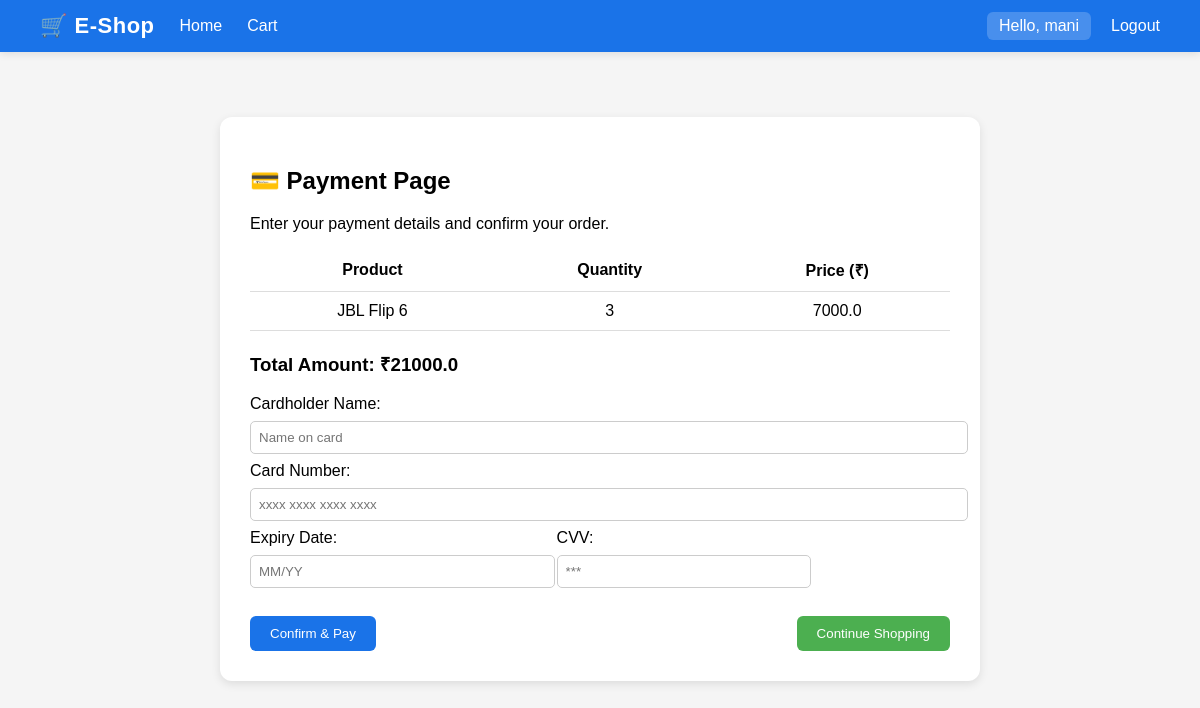
The app's page /payment/ (signed in) with its own data.
### shop/models.py (models this page shows, shortened)
class CartItem(models.Model):
    user = models.ForeignKey(User, on_delete=models.CASCADE)
    product = models.ForeignKey(Product, on_delete=models.CASCADE)
    quantity = models.PositiveIntegerField(default=1)

class Product(models.Model):
    name = models.CharField(max_length=200)
    description = models.TextField()
    price = models.FloatField()

### shop/views.py (the view)
# urls.py: path('payment/', payment, name='payment'),
def payment(request):
    if not request.user.is_authenticated:
        return redirect('login')
    items = CartItem.objects.filter(user=request.user)
    total = 0
    for item in items:
        total += item.product.price * item.quantity
    if request.method == "POST":
        if "pay" in request.POST:
            items.delete()  # clear cart
            return render(request, 'payment_success.html')  # show success page
        elif "continue" in request.POST:
            return redirect('home')
    return render(request, "payment.html", {'items': items, 'total': total})

### templates/payment.html (shortened to what this page needs)
{% extends 'base.html' %}
{% block content %}
<div class="payment-container">
    <h2>💳 Payment Page</h2>
    <p>Enter your payment details and confirm your order.</p>
    <table class="payment-table">
        <thead>
            <tr>
                <th>Product</th>
                <th>Quantity</th>
                <th>Price (₹)</th>
            </tr>
        </thead>
        <tbody>
            {% for item in items %}
            <tr>
                <td>{{ item.product.name }}</td>
                <td>{{ item.quantity }}</td>
                <td>{{ item.product.price }}</td>
            </tr>
            {% endfor %}
        </tbody>
    </table>
    <h3>Total Amount: ₹{{ total }}</h3>
    <form method="POST" class="payment-form">
        <label>Cardholder Name:</label>
        <input type="text" name="name" placeholder="Name on card" required>
        <label>Card Number:</label>
        <input type="text" name="card" placeholder="xxxx xxxx xxxx xxxx" maxlength="19" required>
        <div class="inline-fields">
            <div>
                <label>Expiry Date:</label>
                <input type="text" name="expiry" placeholder="MM/YY" maxlength="5" required>
            </div>
            <br>
            <div>
                <label>CVV:</label>
                <input type="password" name="cvv" placeholder="***" maxlength="3" required>
            </div>
        </div>
        <div class="button-group">
            <button type="submit" name="pay" class="btn-pay">Confirm & Pay</button>
            <button type="submit" name="continue" class="btn-continue">Continue Shopping</button>
        </div>
    </form>
</div>
{% endblock %}

### templates/base.html (shortened to what this page needs)
<!DOCTYPE html>
<html>
<head>
</head>
<body>
    <nav>
        <div class="nav-left">
            <div class="brand">🛒 E-Shop</div>
            <a href="{% url 'home' %}">Home</a>
            <a href="{% url 'cart' %}">Cart</a>
        </div>
        <div class="nav-right">
            {% if user.is_authenticated %}
                <span class="username">Hello, {{ user.username }}</span>
                <a href="{% url 'logout' %}">Logout</a>
            {% else %}
                <a href="{% url 'login' %}">Login</a>
                <a href="{% url 'register' %}">Register</a>
            {% endif %}
        </div>
    </nav>
    <div class="container">
        {% block content %}{% endblock %}
    </div>
</body>
</html>

### templates/base.html (style rules this page uses)
body { font-family: 'Poppins', Arial, sans-serif; margin: 0; padding: 0; background: #f5f5f5; }
nav { background: #1a73e8; color: white; padding: 12px 40px; display: flex; justify-content: space-between; align-items: center; box-shadow: 0 2px 8px rgba(0, 0, 0, 0.1); }
.nav-left { display: flex; align-items: center; gap: 25px; }
.brand { font-size: 22px; font-weight: 600; letter-spacing: 0.5px; }
.nav-left a { color: white; text-decoration: none; font-weight: 500; transition: 0.3s; }
.nav-right { display: flex; align-items: center; gap: 20px; }
.username { background-color: rgba(255, 255, 255, 0.2); padding: 5px 12px; border-radius: 6px; font-weight: 500; }
.nav-right a { color: white; text-decoration: none; font-weight: 500; transition: 0.3s; }
.container { padding: 25px; }
button { padding: 6px 12px; border: none; background: #1a73e8; color: white; cursor: pointer; border-radius: 5px; }
input { width: 100%; padding: 7px; margin: 5px 0; border-radius: 3px; border: 1px solid #ccc; }

### templates/payment.html (style rules this page uses)
.payment-container { max-width: 700px; margin: 40px auto; background: white; padding: 30px; border-radius: 12px; box-shadow: 0 3px 10px rgba(0,0,0,0.1); }
.payment-table { width: 100%; border-collapse: collapse; margin-bottom: 20px; }
.payment-table th, .payment-table td { border-bottom: 1px solid #ddd; padding: 10px; text-align: center; }
input { width: 100%; padding: 8px; margin: 8px 0; border-radius: 5px; border: 1px solid #ccc; }
.inline-fields { display: flex; gap: 10px; }
.button-group { display: flex; justify-content: space-between; margin-top: 20px; }
.btn-pay { background: #1a73e8; color: white; border: none; padding: 10px 20px; border-radius: 6px; cursor: pointer; }
.btn-continue { background: #4CAF50; color: white; border: none; padding: 10px 20px; border-radius: 6px; cursor: pointer; }

### records on screen
CartItem: product.name "JBL Flip 6", quantity "3", product.price "7000.0"

### other values on screen
{{ user.username }} "mani"
{{ total }} "21000.0"
